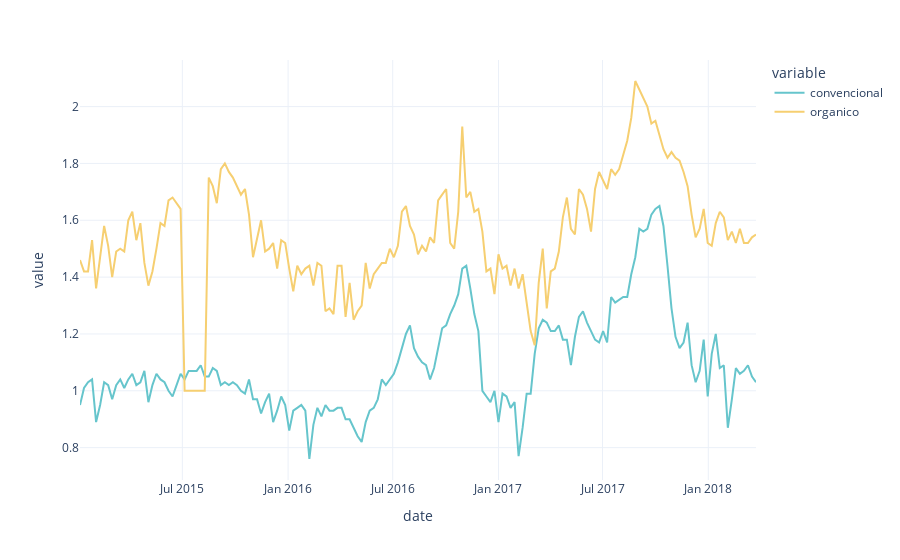

Here is the notebook cell this chart was saved with:
### Code cell
#mask_all            = df.region == 'TotalUS'
mask_conventional   =  (df.region == 'TotalUS') & (df.type == 'conventional') 
mask_organic        =  (df.region == 'TotalUS') & (df.type == 'organic') 

#average_price_media = df.loc[mask_all,['date','average_price']].groupby('date').mean()
average_price_conventional = df.loc[mask_conventional,['date','average_price']]
average_price_organic = df.loc[mask_organic,['date','average_price']]

#average_price_media.columns         = ['media']
average_price_conventional.columns  = ['date','convencional']
average_price_organic.columns       = ['date','organico']


_df = pd.merge(average_price_conventional,average_price_organic,on='date')
_#df = _df.merge(average_price_media,right_index=True,left_on='date')

px.line(
    _df,
    x='date',
    y=['convencional','organico'],
    color_discrete_sequence=px.colors.qualitative.Pastel
)

### Figure 1 — Plotly figure (JSON) as saved in the notebook; plotly's stock layout.template omitted (floating-point values rounded to 4 significant figures; data arrays with more than 128 entries replaced by an {"elided": "..."} marker saying what was removed)
{"data": [{"hovertemplate": "variable=convencional<br>date=%{x}<br>value=%{y}<extra></extra>", "legendgroup": "convencional", "line": {"color": "rgb(102, 197, 204)", "dash": "solid"}, "marker": {"symbol": "circle"}, "mode": "lines", "name": "convencional", "orientation": "v", "showlegend": true, "type": "scatter", "x": {"elided": "169 str values"}, "xaxis": "x", "y": {"elided": "169 float values"}, "yaxis": "y"}, {"hovertemplate": "variable=organico<br>date=%{x}<br>value=%{y}<extra></extra>", "legendgroup": "organico", "line": {"color": "rgb(246, 207, 113)", "dash": "solid"}, "marker": {"symbol": "circle"}, "mode": "lines", "name": "organico", "orientation": "v", "showlegend": true, "type": "scatter", "x": {"elided": "169 str values"}, "xaxis": "x", "y": {"elided": "169 float values"}, "yaxis": "y"}], "layout": {"legend": {"title": {"text": "variable"}, "tracegroupgap": 0}, "margin": {"t": 60}, "xaxis": {"anchor": "y", "domain": [0, 1], "title": {"text": "date"}}, "yaxis": {"anchor": "x", "domain": [0, 1], "title": {"text": "value"}}}}
